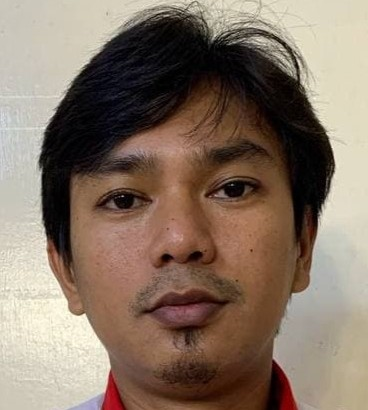
#> input picture sendtoServer/photos/alert_defcon_1.jpg, 368 x 410 px
$ python -i recognize.py   (imports and definitions only)
#> lines starting #> are read from the running program, lines starting #| are printed output that depends on the picture
#> further down, picture is the input picture: PIL image 368x410 RGB; mean R, G, B 133.9, 116, 101.2
from flask import Blueprint, request, jsonify
import base64
import numpy as np
import cv2

from io import BytesIO
from PIL import Image, ImageEnhance, ImageStat

# [1 line that did not run here, left out]


# ==========================================
# AUTO BRIGHT FUNCTION
# ==========================================
def auto_brightness(image_pil):
    TARGET_BRIGHTNESS = 180
    MIN_FACTOR = 0.7
    MAX_FACTOR = 1.8

    grayscale = image_pil.convert("L")
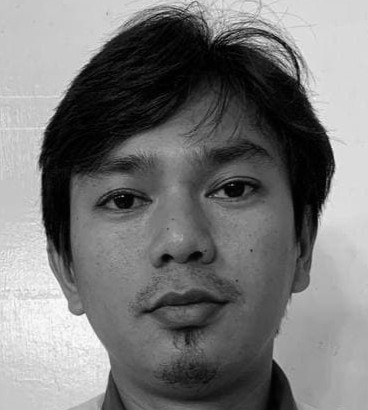
#> grayscale: PIL image 368x410 L; min 0, max 253, mean 119.6
    stat = ImageStat.Stat(grayscale)

    current_brightness = stat.mean[0]
#> current_brightness = 119.6

    brightness_factor = TARGET_BRIGHTNESS / max(current_brightness, 1)
#> brightness_factor = 1.5

    brightness_factor = max(MIN_FACTOR, min(brightness_factor, MAX_FACTOR))

    # Brightness
    enhancer = ImageEnhance.Brightness(image_pil)
    image_pil = enhancer.enhance(brightness_factor)
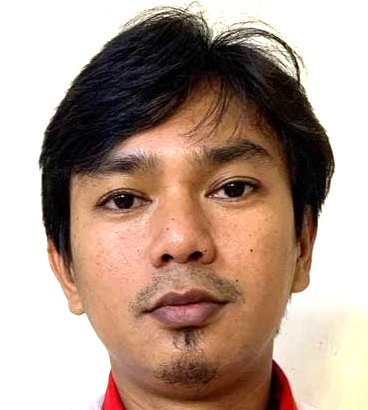
#> image_pil: PIL image 368x410 RGB; mean R, G, B 178.1, 154.2, 140.2

    # Contrast
    contrast = ImageEnhance.Contrast(image_pil)
    image_pil = contrast.enhance(1.1)

    return image_pil


# [52 lines left out: function init_routes, not called in this run]

>>> from PIL import Image
>>> picture = Image.open('../sendtoServer/photos/alert_defcon_1.jpg')
>>> result = auto_brightness(picture)

$ run again, on sendtoServer/photos/andirifaatulm.jpg
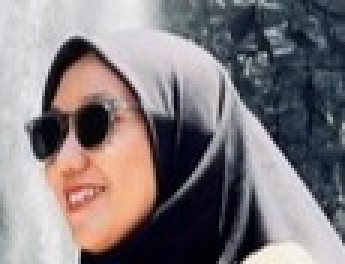
#> input picture sendtoServer/photos/andirifaatulm.jpg, 115 x 88 px (shown 3 times larger)
#> picture is the input picture: PIL image 115x88 RGB; mean R, G, B 129.3, 121.9, 124.8
#> in auto_brightness, `grayscale = image_pil.convert("L")`:
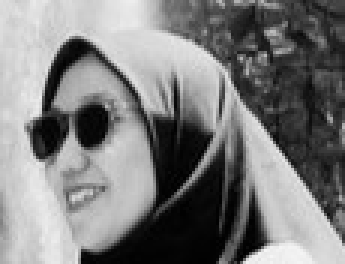
#> grayscale: PIL image 115x88 L (shown 3 times larger); min 0, max 245, mean 124.4
#> current_brightness = 124.4
#> brightness_factor = 1.45
#> in auto_brightness, `image_pil = enhancer.enhance(brightness_factor)`:
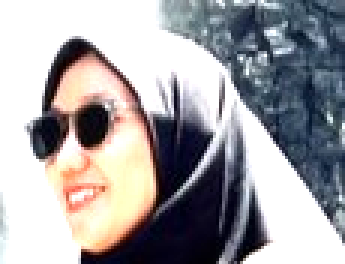
#> image_pil: PIL image 115x88 RGB (shown 3 times larger); mean R, G, B 161.8, 160, 162.9

$ run again, on sendtoServer/photos/iinonggg.JPG
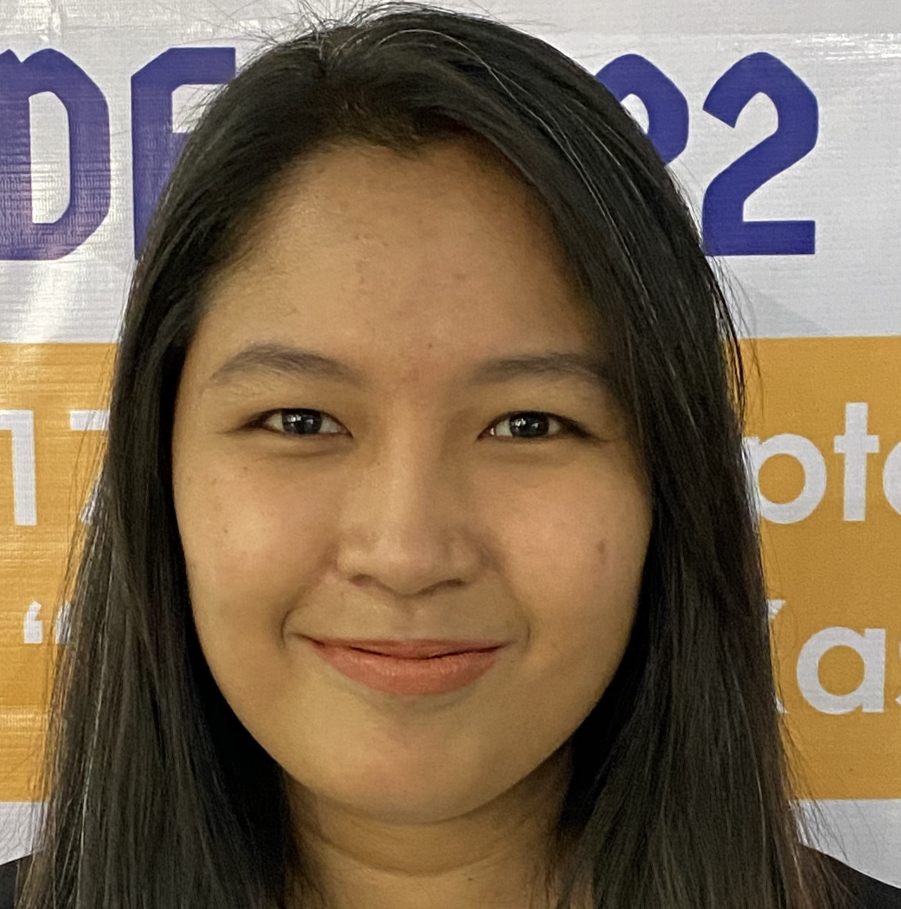
#> input picture sendtoServer/photos/iinonggg.JPG, 1801 x 1818 px (shown at 1/2 size)
#> picture is the input picture: PIL image 1801x1818 RGB; mean R, G, B 122.7, 103, 80.4
#> in auto_brightness, `grayscale = image_pil.convert("L")`:
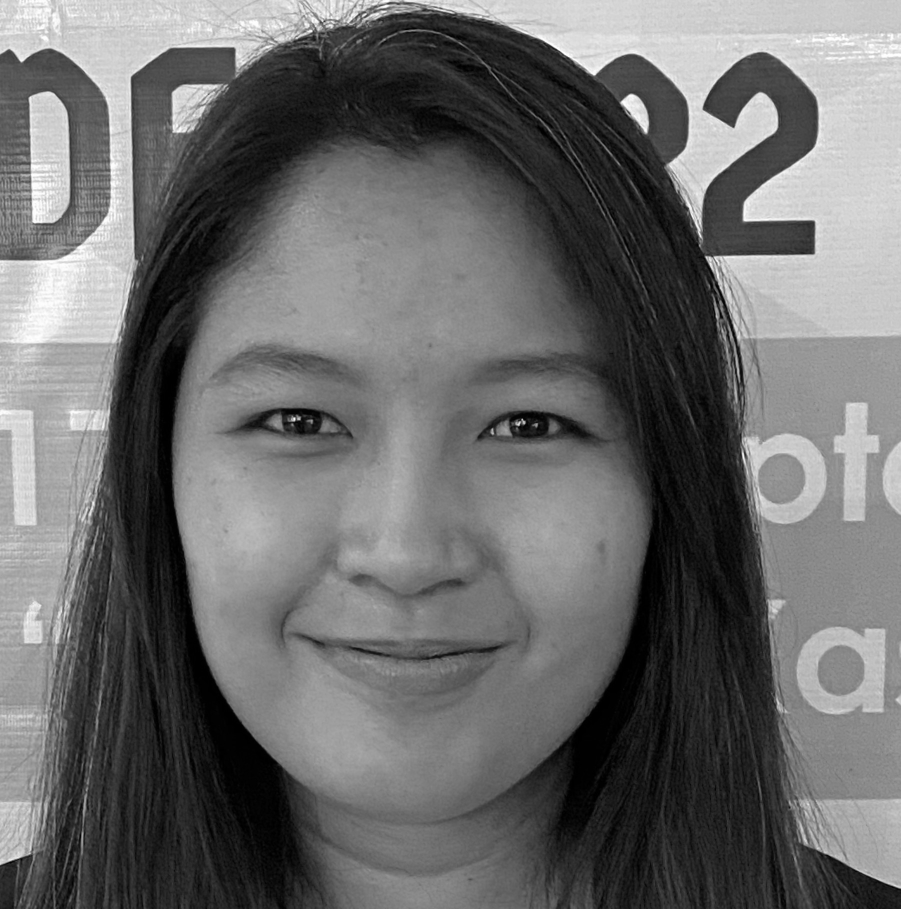
#> grayscale: PIL image 1801x1818 L (shown at 1/2 size); min 0, max 255, mean 106.3
#> current_brightness = 106.3
#> brightness_factor = 1.69
#> in auto_brightness, `image_pil = enhancer.enhance(brightness_factor)`:
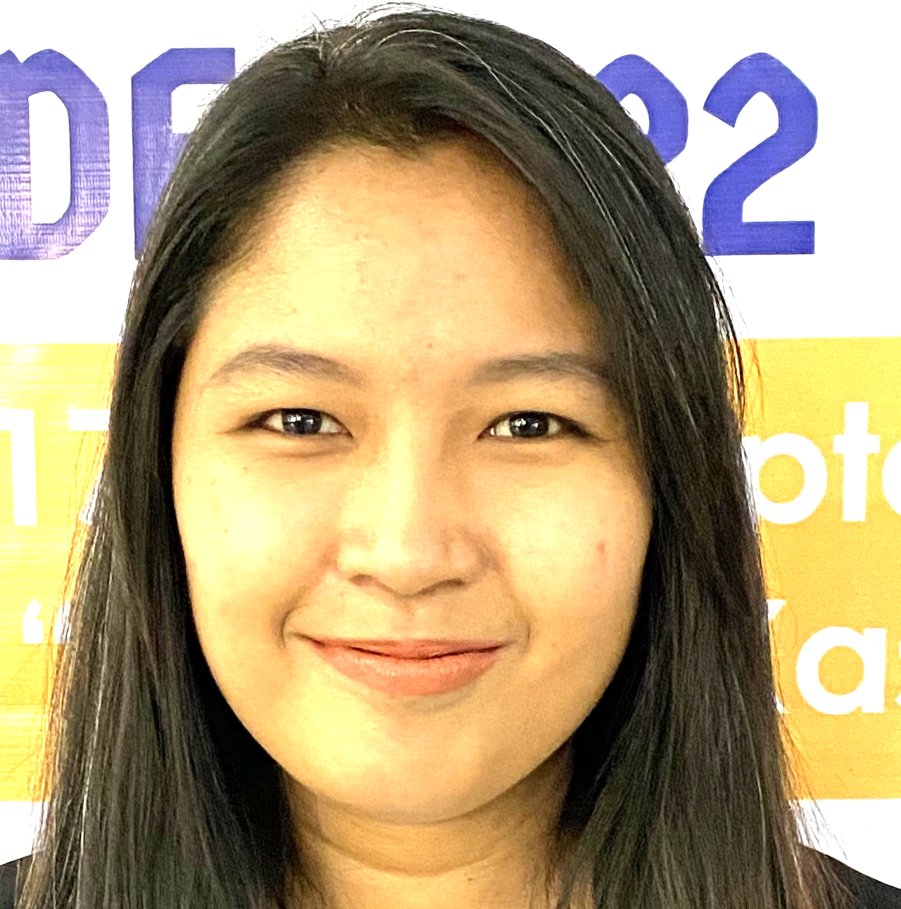
#> image_pil: PIL image 1801x1818 RGB (shown at 1/2 size); mean R, G, B 176.2, 157.5, 121

$ run again, on sendtoServer/photos/leadaswati.jpg
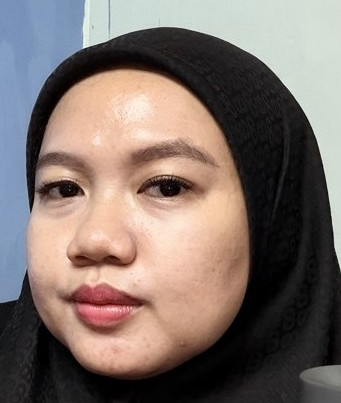
#> input picture sendtoServer/photos/leadaswati.jpg, 341 x 403 px
#> picture is the input picture: PIL image 341x403 RGB; mean R, G, B 126, 112.2, 106
#> in auto_brightness, `grayscale = image_pil.convert("L")`:
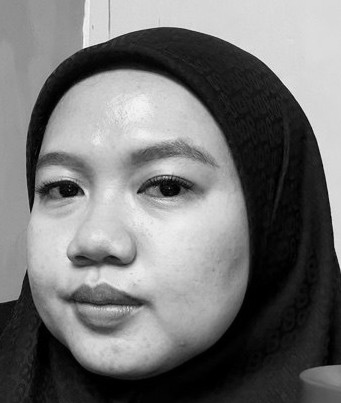
#> grayscale: PIL image 341x403 L; min 0, max 250, mean 115.6
#> current_brightness = 115.6
#> brightness_factor = 1.56
#> in auto_brightness, `image_pil = enhancer.enhance(brightness_factor)`:
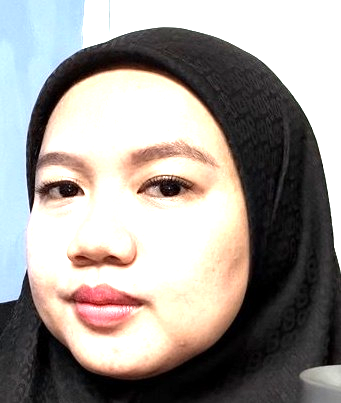
#> image_pil: PIL image 341x403 RGB; mean R, G, B 159.2, 153.6, 149
